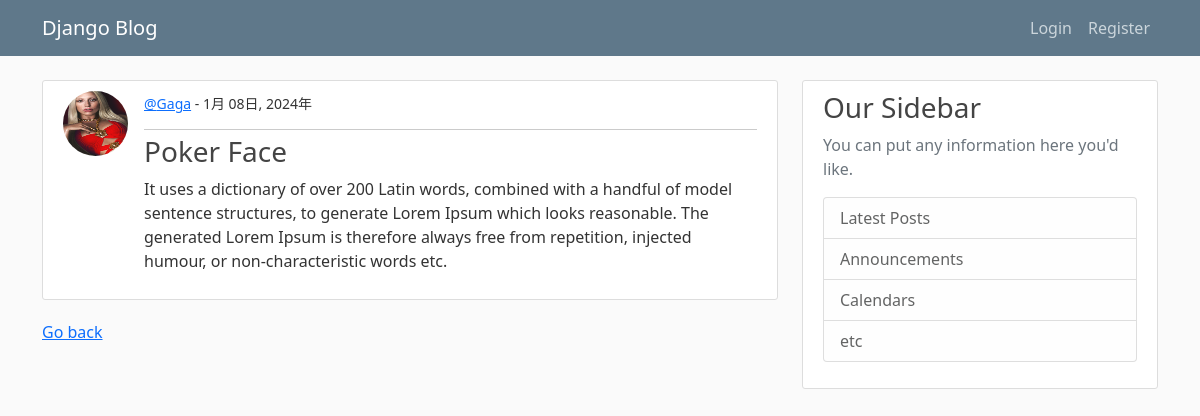
The page /blog_dev/post/43/ on the database its author committed.
### blog/models.py (models this page shows, shortened)
class Post(models.Model):
	title = models.CharField(max_length=100)
	content = models.TextField()
	date_posted = models.DateTimeField(default=timezone.now())
	author = models.ForeignKey(User, on_delete=models.CASCADE)

### users/models.py (models this page shows, shortened)
class Profile(models.Model):
	user = models.OneToOneField(User, on_delete=models.CASCADE)
	image = models.ImageField(default='default.jpg', upload_to='profile_pics')

### blog/views.py (the view)
# urls.py: path('post/<int:pk>/', PostDetailView.as_view(), name='detail'),
class PostDetailView(DetailView):
	model = Post
	template_name = 'detail.html'

### blog/templates/detail.html (shortened to what this page needs)
{% extends 'base.html' %}
{% block content %}
	<div class="media content-section d-flex">
		<div>
			<img src="{{ object.author.profile.image.url }}" class="rounded-circle article-img"/>
		</div>
		<div>
			<small><a href="{% url 'blog:user-posts' post.author.username %}">@{{ object.author }}</a> - {{ object.date_posted|date:"F d日, Y年" }}</small>
			<hr>
			<h3>{{ object.title }}</h3>
			<p>{{ object.content }}</p>
		</div>
	</div>
	<a href="{% url 'blog:home' %}">Go back</a>
{% endblock %}

### blog/static/css/style.css (style rules this page uses)
body { background: #fafafa; color: #333333; margin-top: 5rem; }
h1, h2, h3, h4, h5, h6 { color: #444444; }
.content-section { background: #ffffff; padding: 10px 20px; border: 1px solid #dddddd; border-radius: 3px; margin-bottom: 20px; }
.article-img { height: 65px; width: 65px; margin-right: 16px; }

### blog/templates/detail.html (style rules this page uses)
hr { margin-top: 14px; margin-bottom: 5px; }

### rows shown on the page
Post: author.profile.image (picture), author "Gaga", date_posted "1月 08日, 2024年", title "Poker Face", content "It uses a dictionary of over 200 Latin words, combined with a handful of model sentence structures, to generate Lorem Ipsum which looks reasonable. The generated Lorem Ipsum is therefore always free from repetition, injected humour, or non-characteristic words etc."
